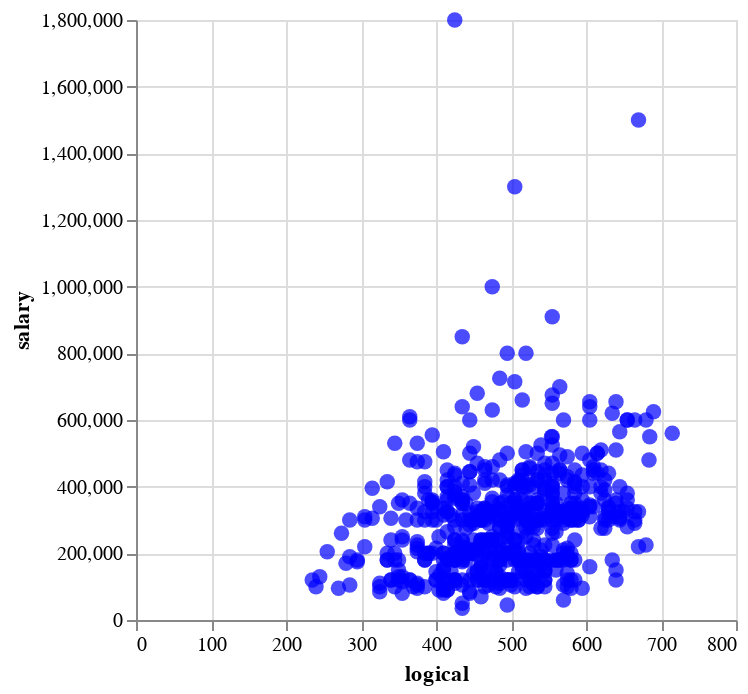

The cell this chart's notebook holds for it:
### Markdown cell above
- The data show that 'quant', 'logical', '10percentage', 'english' is highly correlative with 'salary'. Following is the attributes: '12percentage', 'mechanicalengg', 'collegegpa', 'domain' -> Intuitive sense that these skills are valuable in many engineering roles
- The 'collegetier' metrics show significant negative correlation with salary, indicating that candidates from colleges with a lower tier (higher numerical value) tend to have lower salaries. -> This could reflect the perceived quality or reputation of the educational institution affecting career prospects.

### Code cell
scatter_plot = alt.Chart(df).mark_circle(size = 60, color = 'blue').encode(
x = 'logical',
y = 'salary'
)
scatter_plot

### Figure 1 — Vega-Lite specification as saved in the notebook (floating-point values rounded to 4 significant figures; data arrays with more than 128 entries replaced by an {"elided": "..."} marker saying what was removed)
{"config": {"view": {"continuousWidth": 300, "continuousHeight": 300}}, "data": {"name": "data-99c90e0ec2cfaa36c720a5a6be56a336"}, "mark": {"type": "circle", "color": "blue", "size": 60}, "encoding": {"x": {"field": "logical", "type": "quantitative"}, "y": {"field": "salary", "type": "quantitative"}}, "$schema": "https://vega.github.io/schema/vega-lite/v5.15.1.json", "datasets": {"data-99c90e0ec2cfaa36c720a5a6be56a336": {"elided": "599 records"}}}
